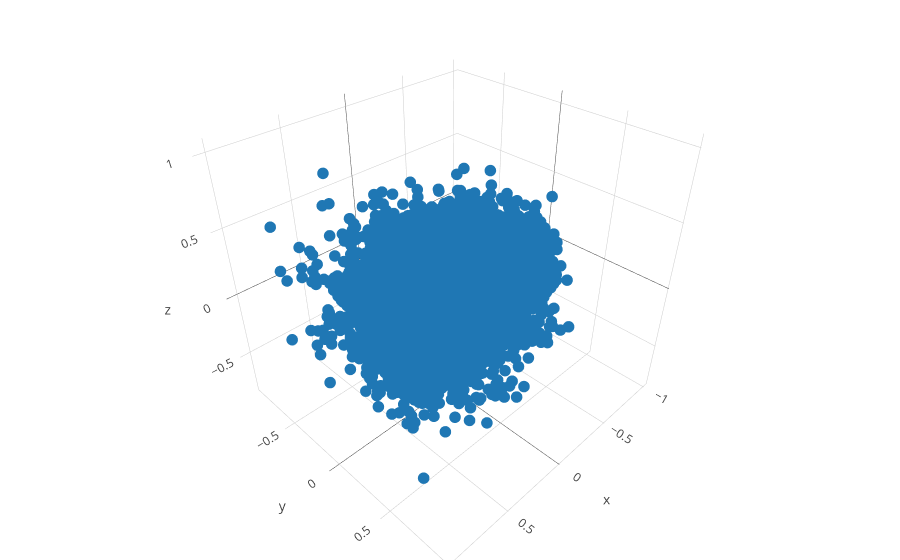

This figure's notebook cell:
### Code cell
#### Let's plot the first 3 coordinates nonetheless.
####
fig_data= [go.Scatter3d(
        x = features[:,0],
        y = features[:,1],
        z = features[:,2],
        mode= "markers",
        text= ['a: {}; b: {}, L: {}; index = {}'.format(background_1[k,0],background_1[k,1],background_1[k,2], k) for k in range(background_1.shape[0])],
        marker= {
        'line': {'width': 0},
        'size': 4,
        'symbol': 'circle',
      "opacity": 1
      }
    )]


layout = go.Layout(
    margin=dict(
        l=0,
        r=0,
        b=0,
        t=0
    )
)

fig = go.Figure(data=fig_data, layout=layout)
iplot(fig)

### Figure 1 — Plotly figure (JSON) as saved in the notebook; plotly's stock layout.template omitted (floating-point values rounded to 4 significant figures; data arrays with more than 128 entries replaced by an {"elided": "..."} marker saying what was removed)
{"data": [{"marker": {"line": {"width": 0}, "opacity": 1, "size": 4, "symbol": "circle"}, "mode": "markers", "text": {"elided": "7500 str values"}, "type": "scatter3d", "uid": "a4f2a3e1-c4da-4b7c-b62c-7f2a2c29e968", "x": {"elided": "7500 float values"}, "y": {"elided": "7500 float values"}, "z": {"elided": "7500 float values"}}], "layout": {"margin": {"b": 0, "l": 0, "r": 0, "t": 0}}}
